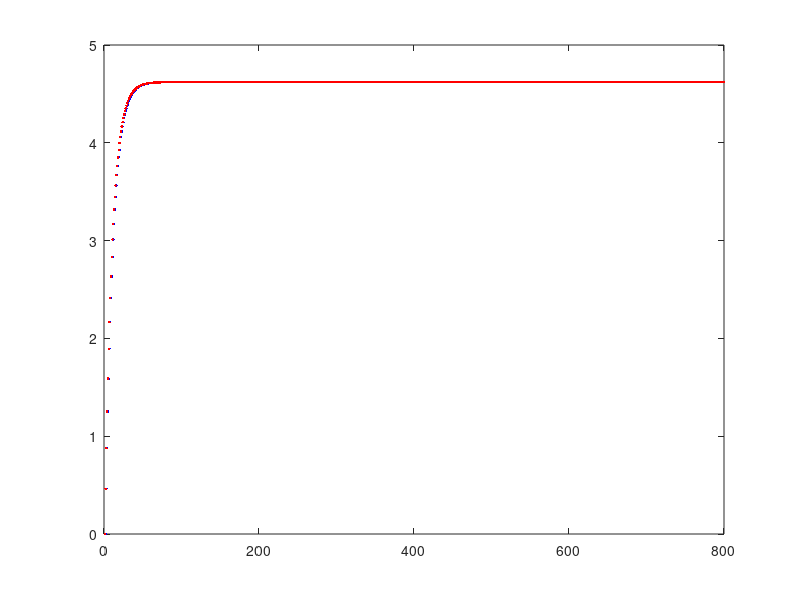

Write MATLAB code to recreate this figure. (Note: this script raises an error after producing the figure.)
%========================================================================
% Exemplo do Paper de VRFT nao linear
% real system: y(k)=0.9y(k-1)+tanh(u(t-1))
%========================================================================
close all; clear all;
clc;
P=path;
path(P,'./functions')
%========================================================================
% init
%========================================================================
model.Ts=1;
model.N=800;
%model.dim=4;
%model.regr = [1 0 1 2];
%model.eul= [0 1 1 1];

% input signal
t = 0:1:model.N-1;
u = ones(model.N, 1)*.5; %(square(0.01*pi*t)');
%========================================================================
% real system
%========================================================================
y=zeros(model.N, 1);
r_virt=zeros(model.N, 1);
y(1)=0;
for k=2:model.N
   y(k)=0.9*y(k-1)+tanh(u(k-1)); 
end

%========================================================================
% Model reference - this behavior is exactly what we wish
% y(t)=r(t-1)
% we can use here u(t) as r(t), it is in open loop
% r_virt(k)=y(k+1)
%========================================================================
% first calculate the virtual referece, where 
for k=1:model.N-1
   r_virt(k+1)=y(k);
end

%========================================================================
% input of controler = e(t)=r(t)-y(t)
e=r_virt-y;
plot(r_virt,'b.')
hold
plot(y, 'r.')
%========================================================================
% control identification part:
% select the model
% u(t)=u(t-1)+(0.2+\theta)e(t)-\theta e(t-1)

model.dim=3;
model.regr = [1 0 1];
model.eul= [0 1 1 ];
teta=f_calc_mmq_theta(model, u, e)


%simul=struct('N', model.N, 'nEstimates', 10, 'np', 0.5, 'maxError', 0.01, 'l', 100, 'diffConv', .1);
%ret=f_rational_model(simul, model, u, [u(1)], e)
m_rat.n_dim   = 3;
m_rat.dim     = 3;
% to indo do
m_rat.texp    = [1 1 1];
m_rat.yu      = [1 0 0];
m_rat.regr    = [1 0 1];
% tels if there is some non linearity like (y(k-a)^b)*(y(k-c)^d)
% u = 2 y=1 none =0
m_rat.yplus_uy = [0 0 0];
% tels the d param
m_rat.yplus_exp = [0 0 0];
% tels the C param
m_rat.yplus_regr = [0 0 0];

m_rat.err_m_rat   = 0;
m_rat.err_enable = false
%% Simulation parameters
simul=struct('N', model.N, 'nEstimates', 10, 'np', 0.5, 'maxError', 0.01, 'l', 100, 'diffConv', .1);
ret = f_rational_model(simul, m_rat, u, [u(1)], e)
a1=1;
a2=0.2;
b1=0;
f_draw_elipse(ret(:,1), ret(:,2), a1, a2);
f_draw_elipse(ret(:,1), ret(:,3), a1, b1);


